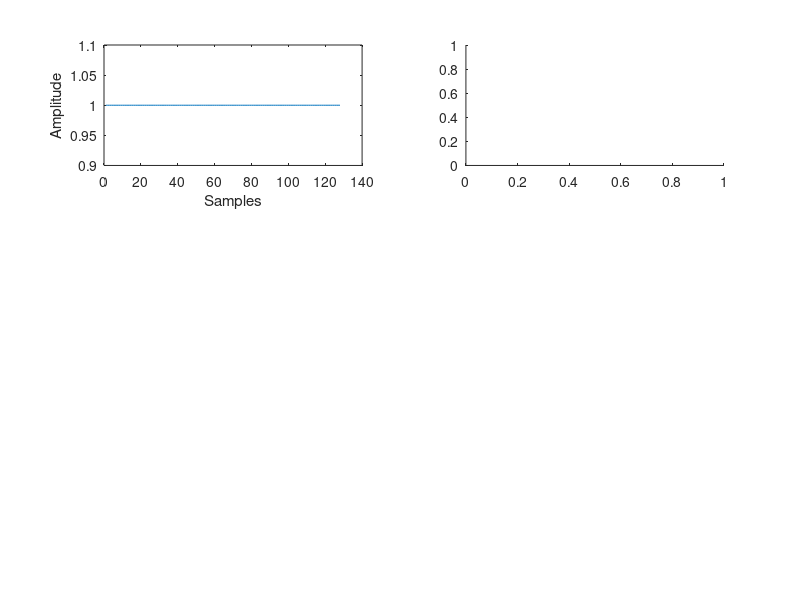

MATLAB code for this plot: (Note: this script raises an error after producing the figure.)
% Mayank Sanganeria / Lab 6-1

size = 128;
zpf=8;
x = boxcar(size);
x = x(:)';
subplot(3,2,1);
plot(x);
xlabel('Samples');
ylabel('Amplitude');
x_zp = [x zeros(1,128*7)];
subplot(3,2,2);
plotspec(x_zp);
xlabel('Normalized Frequency');

x = bartlett(size);
x = x(:)';
subplot(3,2,3);
plot(x);
xlabel('Samples');
ylabel('Amplitude');
x_zp = [x zeros(1,128*7)];
subplot(3,2,4);
plotspec(x_zp);
xlabel('Normalized Frequency');


x = hann(size);
subplot(3,2,5);
plot(x);
x = x(:)';
xlabel('Samples');
ylabel('Amplitude');
x_zp = [x zeros(1,128*7)];
subplot(3,2,6);
plotspec(x_zp);
xlabel('Normalized Frequency');


% Boxcar
% Main Lobe width is narrow
% Sidelobes are very low ampiltude compared to the main lobe
% When analyzing a sinusoid, it adds frequencies around the sinusoid but
% with a rapidly decreasing frequency

% Bartlett
% Main Lobe width is wide
% Sidelobes are much higher in amplitude than boxcar
% When analyzing a sinusoid, it adds frequncies around the original but
% these sinusoids have a lower amplitude but with strong harmonics

% Hann
% Main Lobe width is wide
% Sidelobes are very low ampiltude and they become lower as they move away
% form the main lobe
% When analyzing a sinusoid, it adds frequncies around the original but
% these sinusoids have a lower amplitude with certain frequencies being
% almost absent